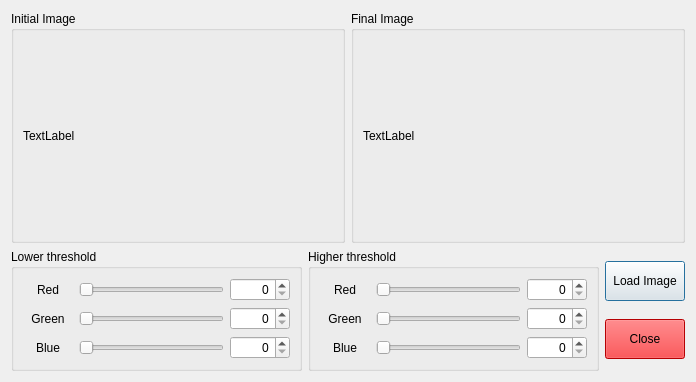
<?xml version="1.0" encoding="UTF-8"?>
<ui version="4.0">
 <class>Dialog</class>
 <widget class="QDialog" name="Dialog">
  <property name="geometry">
   <rect>
    <x>0</x>
    <y>0</y>
    <width>696</width>
    <height>382</height>
   </rect>
  </property>
  <property name="windowTitle">
   <string>Dialog</string>
  </property>
  <layout class="QGridLayout" name="gridLayout">
   <item row="0" column="0">
    <layout class="QHBoxLayout" name="horizontalLayout_7">
     <item>
      <widget class="QGroupBox" name="groupBox_4">
       <property name="minimumSize">
        <size>
         <width>200</width>
         <height>200</height>
        </size>
       </property>
       <property name="title">
        <string>Initial Image</string>
       </property>
       <layout class="QGridLayout" name="gridLayout_4">
        <item row="0" column="0">
         <widget class="QLabel" name="label_initialImage">
          <property name="text">
           <string>TextLabel</string>
          </property>
         </widget>
        </item>
       </layout>
      </widget>
     </item>
     <item>
      <widget class="QGroupBox" name="groupBox_3">
       <property name="minimumSize">
        <size>
         <width>200</width>
         <height>200</height>
        </size>
       </property>
       <property name="title">
        <string>Final Image</string>
       </property>
       <layout class="QGridLayout" name="gridLayout_5">
        <item row="0" column="0">
         <widget class="QLabel" name="label_finalImage">
          <property name="text">
           <string>TextLabel</string>
          </property>
         </widget>
        </item>
       </layout>
      </widget>
     </item>
    </layout>
   </item>
   <item row="1" column="0">
    <layout class="QHBoxLayout" name="horizontalLayout_8">
     <property name="sizeConstraint">
      <enum>QLayout::SetDefaultConstraint</enum>
     </property>
     <item>
      <widget class="QGroupBox" name="groupBox">
       <property name="title">
        <string>Lower threshold</string>
       </property>
       <layout class="QGridLayout" name="gridLayout_3">
        <item row="0" column="0">
         <layout class="QVBoxLayout" name="verticalLayout">
          <item>
           <layout class="QHBoxLayout" name="horizontalLayout">
            <item>
             <widget class="QLabel" name="label">
              <property name="sizePolicy">
               <sizepolicy hsizetype="Preferred" vsizetype="Preferred">
                <horstretch>0</horstretch>
                <verstretch>0</verstretch>
               </sizepolicy>
              </property>
              <property name="minimumSize">
               <size>
                <width>50</width>
                <height>0</height>
               </size>
              </property>
              <property name="maximumSize">
               <size>
                <width>200</width>
                <height>16777215</height>
               </size>
              </property>
              <property name="text">
               <string>Red</string>
              </property>
              <property name="alignment">
               <set>Qt::AlignCenter</set>
              </property>
             </widget>
            </item>
            <item>
             <widget class="QSlider" name="horizontalSlider_lowRed">
              <property name="maximum">
               <number>255</number>
              </property>
              <property name="orientation">
               <enum>Qt::Horizontal</enum>
              </property>
             </widget>
            </item>
            <item>
             <widget class="QSpinBox" name="spinBox_lowRed">
              <property name="minimumSize">
               <size>
                <width>60</width>
                <height>0</height>
               </size>
              </property>
              <property name="alignment">
               <set>Qt::AlignRight|Qt::AlignTrailing|Qt::AlignVCenter</set>
              </property>
              <property name="maximum">
               <number>255</number>
              </property>
             </widget>
            </item>
           </layout>
          </item>
          <item>
           <layout class="QHBoxLayout" name="horizontalLayout_2">
            <item>
             <widget class="QLabel" name="label_2">
              <property name="sizePolicy">
               <sizepolicy hsizetype="Preferred" vsizetype="Preferred">
                <horstretch>0</horstretch>
                <verstretch>0</verstretch>
               </sizepolicy>
              </property>
              <property name="minimumSize">
               <size>
                <width>50</width>
                <height>0</height>
               </size>
              </property>
              <property name="maximumSize">
               <size>
                <width>200</width>
                <height>16777215</height>
               </size>
              </property>
              <property name="text">
               <string>Green</string>
              </property>
              <property name="alignment">
               <set>Qt::AlignCenter</set>
              </property>
             </widget>
            </item>
            <item>
             <widget class="QSlider" name="horizontalSlider_lowGreen">
              <property name="maximum">
               <number>255</number>
              </property>
              <property name="orientation">
               <enum>Qt::Horizontal</enum>
              </property>
             </widget>
            </item>
            <item>
             <widget class="QSpinBox" name="spinBox_lowGreen">
              <property name="minimumSize">
               <size>
                <width>60</width>
                <height>0</height>
               </size>
              </property>
              <property name="alignment">
               <set>Qt::AlignRight|Qt::AlignTrailing|Qt::AlignVCenter</set>
              </property>
             </widget>
            </item>
           </layout>
          </item>
          <item>
           <layout class="QHBoxLayout" name="horizontalLayout_3">
            <item>
             <widget class="QLabel" name="label_3">
              <property name="sizePolicy">
               <sizepolicy hsizetype="Preferred" vsizetype="Preferred">
                <horstretch>0</horstretch>
                <verstretch>0</verstretch>
               </sizepolicy>
              </property>
              <property name="minimumSize">
               <size>
                <width>50</width>
                <height>0</height>
               </size>
              </property>
              <property name="maximumSize">
               <size>
                <width>200</width>
                <height>16777215</height>
               </size>
              </property>
              <property name="text">
               <string>Blue</string>
              </property>
              <property name="alignment">
               <set>Qt::AlignCenter</set>
              </property>
             </widget>
            </item>
            <item>
             <widget class="QSlider" name="horizontalSlider_lowBlue">
              <property name="maximum">
               <number>255</number>
              </property>
              <property name="orientation">
               <enum>Qt::Horizontal</enum>
              </property>
             </widget>
            </item>
            <item>
             <widget class="QSpinBox" name="spinBox_lowBlue">
              <property name="minimumSize">
               <size>
                <width>60</width>
                <height>0</height>
               </size>
              </property>
              <property name="alignment">
               <set>Qt::AlignRight|Qt::AlignTrailing|Qt::AlignVCenter</set>
              </property>
             </widget>
            </item>
           </layout>
          </item>
         </layout>
        </item>
       </layout>
      </widget>
     </item>
     <item>
      <widget class="QGroupBox" name="groupBox_2">
       <property name="title">
        <string>Higher threshold</string>
       </property>
       <layout class="QGridLayout" name="gridLayout_2">
        <item row="0" column="0">
         <layout class="QVBoxLayout" name="verticalLayout_2">
          <item>
           <layout class="QHBoxLayout" name="horizontalLayout_4">
            <item>
             <widget class="QLabel" name="label_4">
              <property name="sizePolicy">
               <sizepolicy hsizetype="Preferred" vsizetype="Preferred">
                <horstretch>0</horstretch>
                <verstretch>0</verstretch>
               </sizepolicy>
              </property>
              <property name="minimumSize">
               <size>
                <width>50</width>
                <height>0</height>
               </size>
              </property>
              <property name="maximumSize">
               <size>
                <width>200</width>
                <height>16777215</height>
               </size>
              </property>
              <property name="text">
               <string>Red</string>
              </property>
              <property name="alignment">
               <set>Qt::AlignCenter</set>
              </property>
             </widget>
            </item>
            <item>
             <widget class="QSlider" name="horizontalSlider_highRed">
              <property name="maximum">
               <number>255</number>
              </property>
              <property name="orientation">
               <enum>Qt::Horizontal</enum>
              </property>
             </widget>
            </item>
            <item>
             <widget class="QSpinBox" name="spinBox_highRed">
              <property name="minimumSize">
               <size>
                <width>60</width>
                <height>0</height>
               </size>
              </property>
              <property name="alignment">
               <set>Qt::AlignRight|Qt::AlignTrailing|Qt::AlignVCenter</set>
              </property>
              <property name="maximum">
               <number>255</number>
              </property>
             </widget>
            </item>
           </layout>
          </item>
          <item>
           <layout class="QHBoxLayout" name="horizontalLayout_5">
            <item>
             <widget class="QLabel" name="label_5">
              <property name="sizePolicy">
               <sizepolicy hsizetype="Preferred" vsizetype="Preferred">
                <horstretch>0</horstretch>
                <verstretch>0</verstretch>
               </sizepolicy>
              </property>
              <property name="minimumSize">
               <size>
                <width>50</width>
                <height>0</height>
               </size>
              </property>
              <property name="maximumSize">
               <size>
                <width>200</width>
                <height>16777215</height>
               </size>
              </property>
              <property name="text">
               <string>Green</string>
              </property>
              <property name="alignment">
               <set>Qt::AlignCenter</set>
              </property>
             </widget>
            </item>
            <item>
             <widget class="QSlider" name="horizontalSlider_highGreen">
              <property name="maximum">
               <number>255</number>
              </property>
              <property name="orientation">
               <enum>Qt::Horizontal</enum>
              </property>
             </widget>
            </item>
            <item>
             <widget class="QSpinBox" name="spinBox_highGreen">
              <property name="minimumSize">
               <size>
                <width>60</width>
                <height>0</height>
               </size>
              </property>
              <property name="alignment">
               <set>Qt::AlignRight|Qt::AlignTrailing|Qt::AlignVCenter</set>
              </property>
              <property name="maximum">
               <number>255</number>
              </property>
             </widget>
            </item>
           </layout>
          </item>
          <item>
           <layout class="QHBoxLayout" name="horizontalLayout_6">
            <item>
             <widget class="QLabel" name="label_6">
              <property name="sizePolicy">
               <sizepolicy hsizetype="Preferred" vsizetype="Preferred">
                <horstretch>0</horstretch>
                <verstretch>0</verstretch>
               </sizepolicy>
              </property>
              <property name="minimumSize">
               <size>
                <width>50</width>
                <height>0</height>
               </size>
              </property>
              <property name="maximumSize">
               <size>
                <width>200</width>
                <height>16777215</height>
               </size>
              </property>
              <property name="text">
               <string>Blue</string>
              </property>
              <property name="alignment">
               <set>Qt::AlignCenter</set>
              </property>
             </widget>
            </item>
            <item>
             <widget class="QSlider" name="horizontalSlider_highBlue">
              <property name="maximum">
               <number>255</number>
              </property>
              <property name="orientation">
               <enum>Qt::Horizontal</enum>
              </property>
             </widget>
            </item>
            <item>
             <widget class="QSpinBox" name="spinBox_highBlue">
              <property name="minimumSize">
               <size>
                <width>60</width>
                <height>0</height>
               </size>
              </property>
              <property name="alignment">
               <set>Qt::AlignRight|Qt::AlignTrailing|Qt::AlignVCenter</set>
              </property>
              <property name="maximum">
               <number>255</number>
              </property>
             </widget>
            </item>
           </layout>
          </item>
         </layout>
        </item>
       </layout>
      </widget>
     </item>
     <item>
      <layout class="QVBoxLayout" name="verticalLayout_3">
       <property name="sizeConstraint">
        <enum>QLayout::SetMinimumSize</enum>
       </property>
       <item>
        <widget class="QPushButton" name="pushButton_loadImage">
         <property name="minimumSize">
          <size>
           <width>0</width>
           <height>40</height>
          </size>
         </property>
         <property name="text">
          <string>Load Image</string>
         </property>
        </widget>
       </item>
       <item>
        <widget class="QPushButton" name="pushButton_close">
         <property name="minimumSize">
          <size>
           <width>0</width>
           <height>40</height>
          </size>
         </property>
         <property name="styleSheet">
          <string notr="true">background-color: rgb(255, 0, 4);</string>
         </property>
         <property name="text">
          <string>Close</string>
         </property>
        </widget>
       </item>
      </layout>
     </item>
    </layout>
   </item>
  </layout>
 </widget>
 <resources/>
 <connections/>
</ui>
